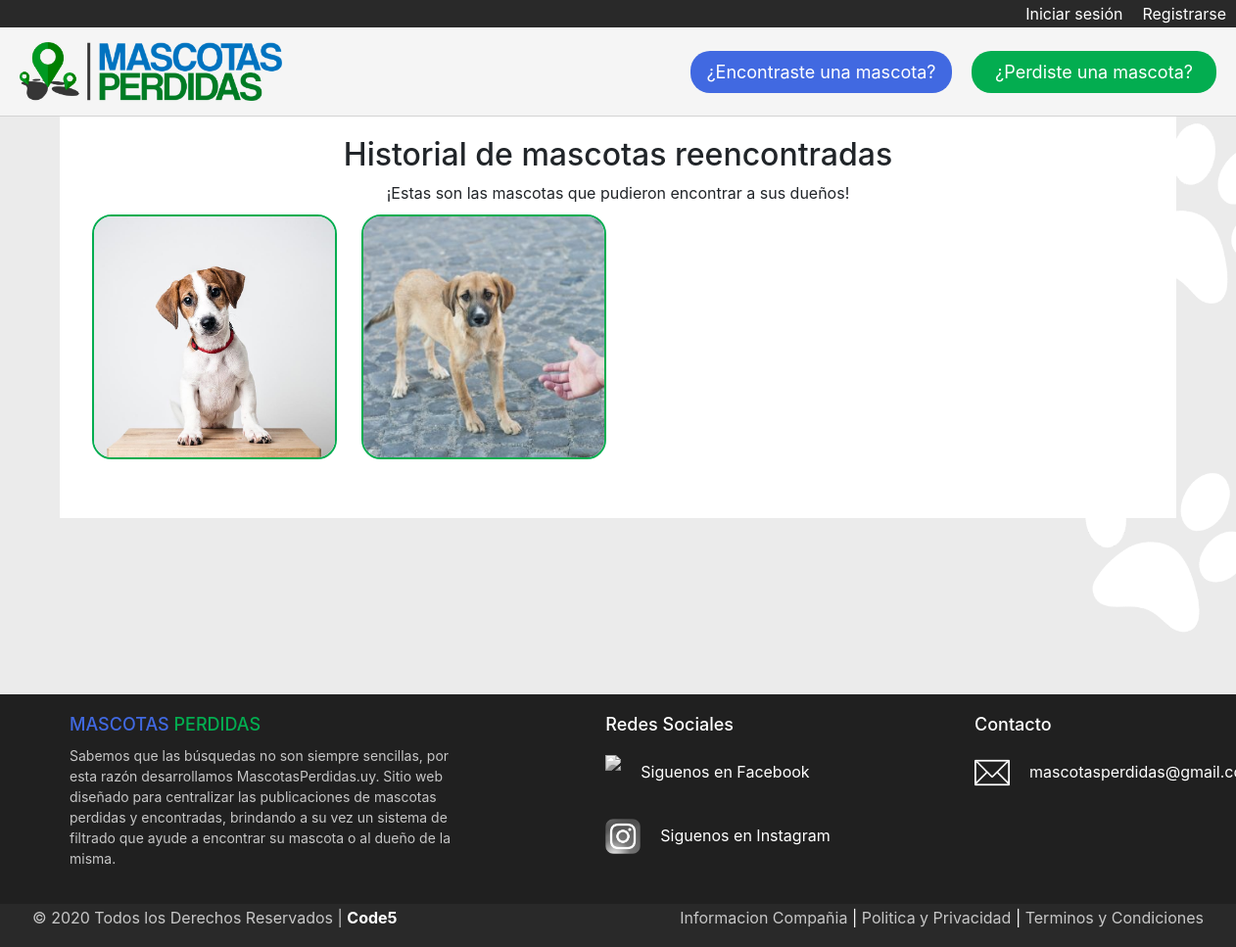
Before: /historial/ with the older database file.
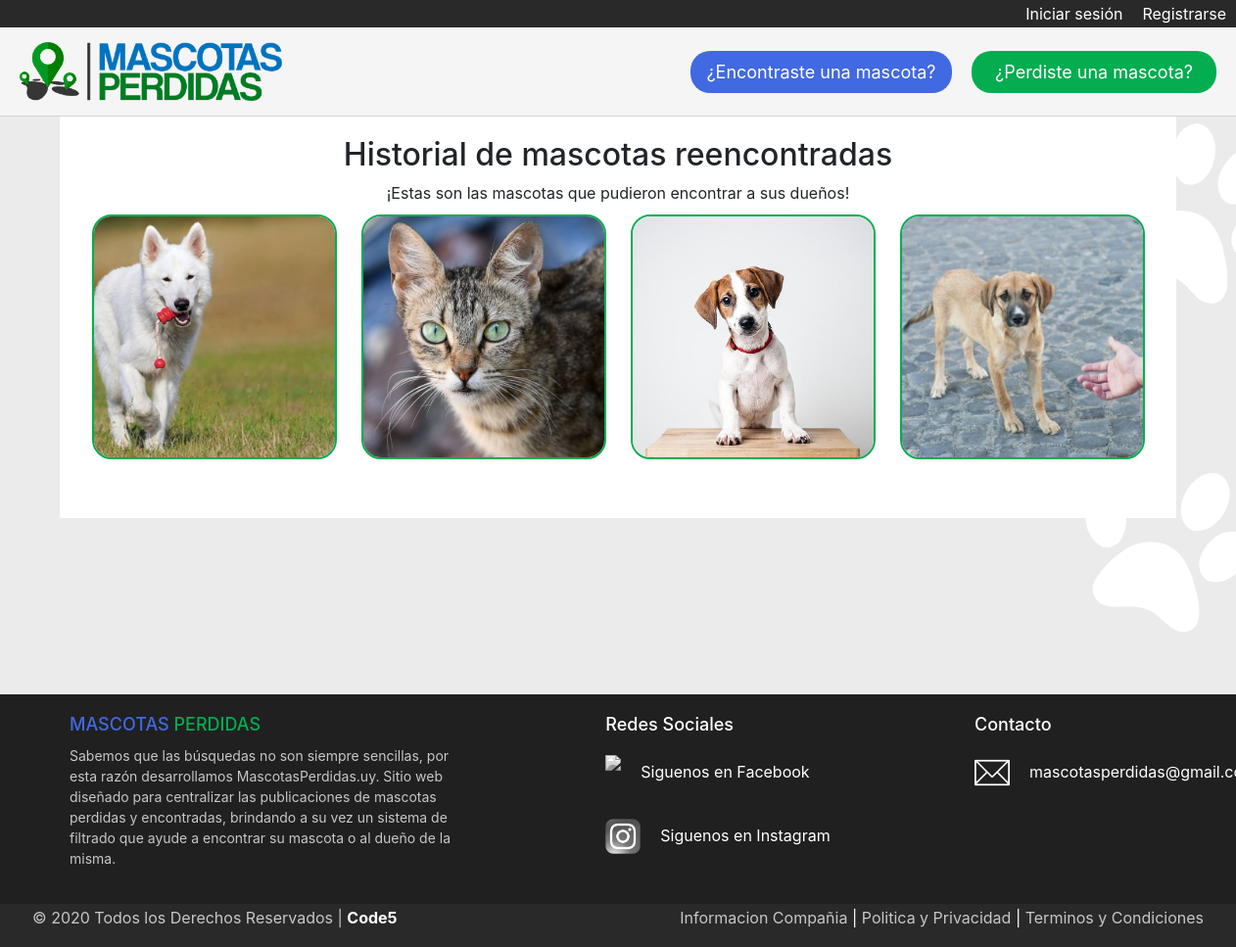
After: the same page with the newer database file.
### Mascotas/models.py (models this page shows)
class MascotaPerdida(models.Model):
    estado = models.CharField(max_length=40)
    imagen = models.ImageField(null=True, blank=True)  # <---- NO SACAR EL NULL NI EL BLANK QUE SE ROMPE LA BBDD
    barrio = models.ForeignKey(Barrio, on_delete=models.CASCADE)
    tipo = models.ForeignKey(Tipo, on_delete=models.CASCADE)
    raza = models.ForeignKey(Raza, on_delete=models.CASCADE)
    fecha = models.DateField()
    nombre = models.CharField(max_length=40)
    mail = models.EmailField()
    telefono = models.IntegerField()
    descripcion = models.TextField()

### Mascotasperdidas/views.py (the view)
# urls.py: path('historial/', historial, name='historial'),
def historial(request):
    historial = MascotaPerdida.objects.filter(estado='FINALIZADO').order_by('-id')                    # <---- mostrar ultimos anuncios al principio
    data = {
        'historial':historial
    }
    return render(request, 'historial.html', data)

### Mascotasperdidas/templates/historial.html (shortened to what this page needs)
{% extends 'base.html' %}
    {% block contenido %}
    <div class="white">
        <div id="container" id="fh5co-features">
            <h2>Historial de mascotas reencontradas</h2>
            <span class="subtitulo_home">¡Estas son las mascotas que pudieron encontrar a sus dueños!</span>
            <div class="row no-gutters">
                {% for m in historial %}
                    {% if m.imagen %}
                    <div class="col-sm-3 animate-box">
                            {% if m.estado == 'FINALIZADO' %}
                            <figure id= "fotos">
                                <a href="{% url 'Ver_historial' m.id %}">
                                    <img src="{{ m.imagen.url }}" alt="" class="imagenes_perdido">
                                </a>
                            </figure>
                            {% endif %}
                    </div>
                    {% endif %}
                {% endfor %}
            </div>
        </div>
    </div>
    {% endblock %}

### Mascotasperdidas/templates/base.html (shortened to what this page needs)
{% load static %}
<!DOCTYPE html>
<html lang="es">
<head>
    <link rel="stylesheet" href="https://stackpath.bootstrapcdn.com/bootstrap/4.4.1/css/bootstrap.min.css">
    <link rel="stylesheet" href="{% static 'css/style.css' %}">
</head>
<body>
    <div id="login_logout">
        {% if user.is_authenticated %}
            <a href="{% url 'logout' %}">Cerrar sesión</a>
            <a href="{% url 'listado_publicaciones' %}">Mis publicaciones</a>
            <a href="#">Usuario: {{ user.username }}</a>
        {% else %}
            <a href="{% url 'registro_usuario' %}">Registrarse</a>
            <a href="{% url 'login' %}">Iniciar sesión</a>
        {% endif %}
    </div>
    <header id="header_principal">
        <figure id="logotipo">
            <a href="{% url 'home' %}">
                <img src="{% static 'img/Logo.png' %} "alt="logo" height="60px">
            </a>
        </figure>
        <div id="encontrado_perdido">
            <a href="{% url 'nuevo_ingreso_encontrado' %}" id="boton_encontrada">¿Encontraste una mascota?</a>
            <a href="{% url 'nuevo_ingreso_perdido' %}" id="boton_perdida">¿Perdiste una mascota?</a>
        </div>
    </header>
    <section class="container">
        {% block contenido %}
        {% endblock %}
    </section>
    <footer>
        <div class="footer_principal">
             <div class="footer_alto">
                 <div class="columna_uno">
                     <h4><span style="color: royalblue;">MASCOTAS</span> <span style="color: rgb(3, 173, 80);">PERDIDAS</span></h4>
                     <p class="copyright">
                        Sabemos que las búsquedas no son siempre sencillas, por esta razón desarrollamos
                        MascotasPerdidas.uy. Sitio web diseñado para centralizar las publicaciones de mascotas
                        perdidas y encontradas, brindando a su vez un sistema de filtrado que ayude a encontrar su
                        mascota o al dueño de la misma.
                        </p>
                 </div>
                 <div class="columna_dos">
                     <h4>Redes Sociales</h4>
                     <div class="contacto_redsocial">
                        <img src="{% static 'img/facebook.png' %}" height="36px" class="color-redsocial">
                        <p><a href="https://www.facebook.com" target="_blank">Siguenos en Facebook</a></p>
                     </div>
                     <div class="contacto_redsocial">
                        <img src="{% static 'img/instagram.png' %}" height="36px" class="color-redsocial">
                        <p><a href="https://www.instagram.com" target="_blank">Siguenos en Instagram</a></p>
                     </div>
                 </div>
                 <div class="columna_tres">
                     <h4>Contacto</h4>
                     <div class="contenido_columna_tres">
                        <img src="{% static 'img/contact.png' %}">
                        <p><a href="mailto:mascotasperdida@gmail.com " target="_blank">mascotasperdidas@gmail.com</a></p>
                     </div>
                 </div>
             </div>
         </div>
         <div class="footer_bajo">
                <div class="derechos_info">
                     <div>
                        <p class="copyright">© 2020 Todos los Derechos Reservados | <a href="">Code5</a></p>
                     </div>
                     <div class="informacion">
                         <a href="#">Informacion Compañia</a> | <a href="#">Politica y Privacidad</a> | <a href="#">Terminos y Condiciones</a>
                     </div>
                 </div>
             </div>
     </footer>
</body>
</html>

### Mascotasperdidas/static/css/style.css (style rules this page uses)
body { background: url('/static/img/background.png') no-repeat center center fixed; background-size: cover; min-height: 100vh; }
#login_logout { background-color: rgb(41, 41, 41); overflow: hidden; }
#login_logout > a { display: inline-block; padding: 2px 10px 0px 10px; color: white; text-decoration: none; border-bottom: rgb(41, 41, 41) 2px solid; float: right; }
#header_principal { padding: 15px 20px; background-color: whitesmoke; border-bottom: lightgray 1px solid; overflow: hidden; position: sticky; top: 0; z-index: 1; }
#logotipo { margin: 0; float: left; }
#encontrado_perdido { display: inline-block; float: right; position: relative; top: 9px; }
#boton_encontrada { display: inline-block; padding: 8px 16px; text-decoration: none; color: white; font-size: 18px; border-radius: 20px; min-width: 250px; text-align: center; background-color: royalblue; margin-right: 16px; }
#boton_perdida { display: inline-block; padding: 8px 16px; text-decoration: none; color: white; font-size: 18px; border-radius: 20px; min-width: 250px; text-align: center; background-color: rgb(3, 173, 80); }
.container { background-color: white; padding: 20px 20px 50px 20px; border: lightgrey 1px; }
#fotos { margin: 5px; padding: 5px; }
#fotos > a { margin: 0; padding: 0; display: inline-block; }
.imagenes_perdido { display: inline-block; position: relative; object-fit: cover; width:250px; height:250px; transform: scale(1); border-radius: 20px; border: rgb(3, 173, 80) 2px solid; transition: ease 0.1s 0.1s; }
.white { text-align: center; }
footer { width: 100%; background: #202020; color: white; }
.footer_principal { width: 100%; max-width: 1200px; margin: auto; margin-top: 180px; padding: 20px 40px; }
.footer_alto { display: flex; justify-content: space-between; }
.columna_uno { max-width: 400px; }
.columna_uno h4 { font-size: 18px; }
.columna_uno p { font-size: 14px; color: #C7C7C7; margin-top: 10px; }
.columna_dos { max-width: 400px; }
.columna_dos h4 { font-size: 18px; }
.contacto_redsocial { margin-top: 20px; display: flex; filter: grayscale(1); }
.contacto_redsocial > p > a { color: white; text-decoration: none; }
.contacto_redsocial p { margin-top: 5px; margin-left: 20px; }
.columna_tres { max-width: 400px; }
.columna_tres h4 { font-size: 18px; }
.contenido_columna_tres { margin-top: 20px; display: flex; }
.contenido_columna_tres > p > a { color: white; }
.contenido_columna_tres img { width: 36px; height: 36px; }
.contenido_columna_tres p { margin-top: 5px; margin-left: 20px; max-width: 140px; }
.footer_bajo { width: 100%; background: rgb(41, 41, 41); }
.derechos_info { max-width: 1200px; margin: auto; display: flex; justify-content: space-between; padding: 2px; }
.copyright { color: #C7C7C7; }
.copyright a { text-decoration: none; color: white; font-weight: bold; }
.informacion a { text-decoration: none; color: #C7C7C7; }

Changed rows visible on the page:
added MascotaPerdida: imagen (picture)
added MascotaPerdida: imagen (picture)
